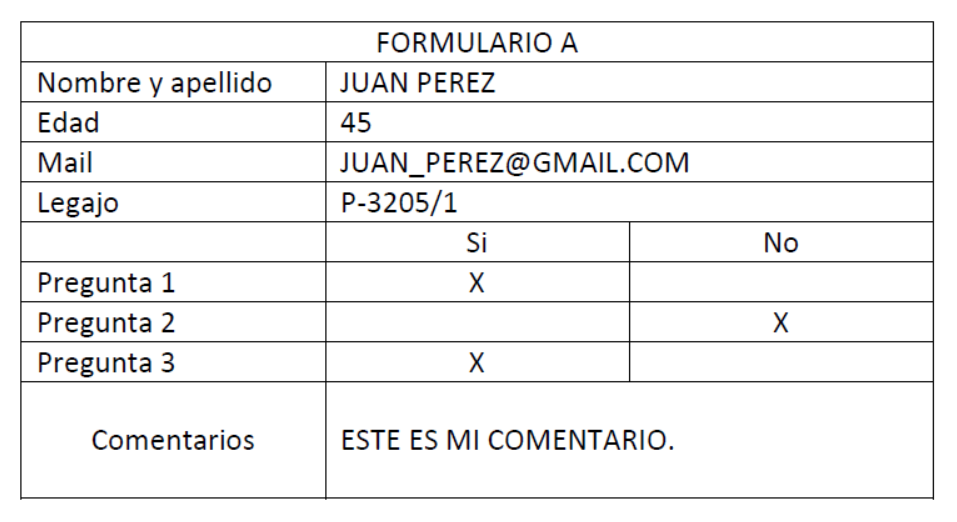
#> input picture ProcesamientoDeImagenesFacultad/TP/formulario_01.png, 957 x 522 px, given in place of ., which was not available
$ python ej2.py .   (older library calls are emulated)
#> lines starting #> are read from the running program, lines starting #| are printed output that depends on the picture; after the words box and inside, x2 and y2 are one past the last pixel; in counts of white or black regions, pixels touching at a corner belong together; pictures that were not available may be replaced by others from this repository, and a replacement may not be noted
import cv2
import numpy as np
from math import dist
from argparse import ArgumentParser
from os.path import basename

# import matplotlib.pyplot as plt

parser = ArgumentParser()
parser.add_argument("Imgs", nargs="+", help="Path de las imágenes")

args = parser.parse_args()


def procesar_formulario(path):
#> called with path = '.'
    img = cv2.imread(path, cv2.IMREAD_GRAYSCALE)
#> img: shape (522, 957); min 0, max 255, mean 241.2

    if img is None:
        return None

    UMBRAL = 118
    MAX_COLS = 400
    MAX_ROWS = 800

    img_binaria = img < UMBRAL
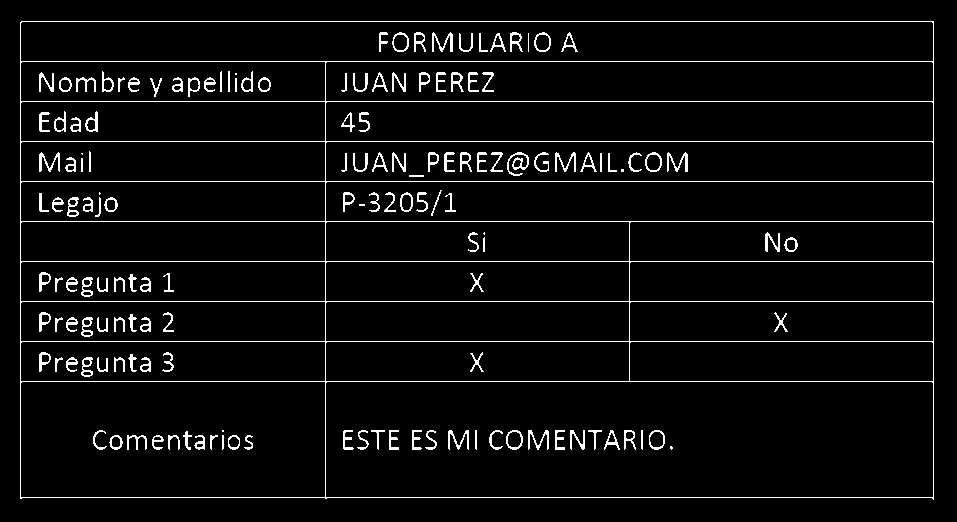
#> img_binaria: shape (522, 957) bool; 4.7% white in thin lines or dots, all inside (x1, y1, x2, y2) = (20, 21, 934, 500)

    cols = np.sum(img_binaria, 0)
#> cols = 957 values, max 479 at index 933, min 0 at index 0, mean 24.69
    rows = np.sum(img_binaria, 1)
#> rows = 522 values, max 914 at index 61, min 0 at index 0, mean 45.27

    cols_idx = np.argwhere(cols > MAX_COLS)
#> cols_idx = [20, 325, 933]
    rows_idx = np.argwhere(rows > MAX_ROWS)
#> rows_idx = [21, 61, 101, 141, 181, 221, 261, 301, 341, 381, 497]

    _, c2, c3 = cols_idx[:, 0]
#> c2 = 325; c3 = 933
    _, r2, r3, r4, r5, r6, r7, r8, r9, r10, r11 = rows_idx[:, 0]
#> r2 = 61; r3 = 101; r4 = 141; r5 = 181; r6 = 221; r7 = 261; r8 = 301; r9 = 341; r10 = 381; r11 = 497

    coordenadas = {
        "nombre": (r2, r3),
        "edad": (r3, r4),
        "mail": (r4, r5),
        "legajo": (r5, r6),
        "pregunta1": (r7, r8),
        "pregunta2": (r8, r9),
        "pregunta3": (r9, r10),
        "comentarios": (r10, r11),
    }
#> coordenadas = {'nombre': (61, 101), 'edad': (101, 141), 'mail': (141, 181), 'legajo': (181, 221), 'pregunta1': (261, 301), 'pregunta2': (301, 341), 'pregunta3': (341, 381), 'comentarios': (381, 497)}

    img_dict = dict()

    for key, (start_row, end_row) in coordenadas.items():
        img_dict[key] = [img_binaria[start_row + 2 : end_row - 2, c2 + 2 : c3 - 2], 0]
#> this loop made 8 passes
#> after the loop, img_dict = 8 items

    return img_dict


def contar_espacios(stats):
    stats_sort = stats[stats[:, 0].argsort()][1:, :]

    espacios = 0
    DISTANCIA_MAX = 9

    for i in range(len(stats_sort) - 1):
        primer_punto = (stats_sort[i][0] + stats_sort[i][2], 0)
        segundo_punto = (stats_sort[i + 1][0], 0)

        if dist(primer_punto, segundo_punto) >= DISTANCIA_MAX:
            espacios += 1

    return espacios


def connected_components(img):
    return cv2.connectedComponentsWithStats(img[0].astype(np.uint8), 8, cv2.CV_32S)


def validar_nombre(img_dict):
    num_labels, _, stats, _ = connected_components(img_dict["nombre"])
    espacios = contar_espacios(stats)

    if espacios > 0 and (num_labels + espacios - 1) <= 25:
        img_dict["nombre"][1] = 1


def validar_edad(img_dict):
    num_labels, _, stats, _ = connected_components(img_dict["edad"])
    espacios = contar_espacios(stats)

    if (num_labels - 1 + espacios) in [2, 3]:
        img_dict["edad"][1] = 1


def validar_mail(img_dict):
    num_labels, _, stats, _ = connected_components(img_dict["mail"])
    espacios = contar_espacios(stats)

    if num_labels - 1 and espacios == 0 and num_labels - 1 <= 25:
        img_dict["mail"][1] = 1


def validar_legajo(img_dict):
    num_labels, _, stats, _ = connected_components(img_dict["legajo"])
    espacios = contar_espacios(stats)

    if espacios == 0 and num_labels - 1 == 8:
        img_dict["legajo"][1] = 1


def validar_preguntas(img_dict):
    keys = [f"pregunta{i}" for i in range(1, 4)]

    for key in keys:
        num_l, *_ = connected_components(img_dict[key])

        if num_l == 3:
            img_dict[key][1] = 1


def validar_comentarios(img_dict):
    num_labels, _, stats, _ = connected_components(img_dict["comentarios"])
    espacios = contar_espacios(stats)

    if num_labels - 1 and (num_labels - 1 + espacios) <= 25:
        img_dict["comentarios"][1] = 1


def validar_imagen(img_dict):
    funciones = [
        validar_nombre,
        validar_edad,
        validar_mail,
        validar_legajo,
        validar_preguntas,
        validar_comentarios,
    ]

    for funcion in funciones:
        funcion(img_dict)

    for key, (_, val2) in img_dict.items():
        print(f'{key.capitalize() + ":":<20} {"OK" if val2 else "MAL"}')


for path in args.Imgs:
    img = procesar_formulario(path)
#> img = 8 items

    if img:
        print(basename(path))
        print("=" * 24)
        validar_imagen(img)
#> the loop in validar_imagen, `for funcion in funciones:` made 6 passes
#> the loop in validar_imagen, `for key, (_, val2) in img_dict.items():` made 8 passes
#> key on passes 1 to 8: 'nombre', 'edad', 'mail', 'legajo', 'pregunta1', 'pregunta2', 'pregunta3', 'comentarios'
#| Nombre:              OK
#| Edad:                OK
#| Mail:                OK
#| Legajo:              OK
#| Pregunta1:           OK
#| Pregunta2:           OK
#| Pregunta3:           OK
#| Comentarios:         OK

    print()


# El programa utiliza las bibliotecas cv2 (OpenCV), numpy y argparse para procesar imágenes y manejar argumentos de línea de comandos.
# El propósito principal del código es procesar una o más imágenes de formularios escaneados,identificar campos específicos en los formularios
# y verificar si estos campos cumplen ciertos criterios de validez.

# El programa comienza definiendo un objeto ArgumentParser para manejar argumentos de línea de comandos. Toma una lista de rutas de
# imágenes como entrada utilizando el argumento "Imgs". El usuario proporciona estas rutas al ejecutar el programa.
# El código define una función llamada procesar_formulario(path) que toma la ruta de una imagen como entrada y procesa el formulario en esa imagen.
# Primero, carga la imagen en escala de grises utilizando cv2.imread.
# Luego, se aplica un umbral (UMBRAL) para convertir la imagen en binaria, donde los píxeles oscuros representan el contenido del formulario.
#
# El programa realiza recuentos de píxeles en las columnas y filas de la imagen binaria para identificar áreas significativas.
# Luego, determina las coordenadas de regiones específicas en el formulario, como el nombre, la edad, el correo electrónico, el legajo, las respuestas a preguntas y los comentarios.
# Estas coordenadas se almacenan en un diccionario llamado coordenadas.
#
# El programa crea un diccionario img_dict para almacenar las regiones del formulario y un valor asociado que indica si cada región cumple con ciertos criterios de validez.
# Luego, se invoca una serie de funciones de validación para cada región del formulario, como el nombre, la edad, el correo electrónico, el legajo, las preguntas y los comentarios.
# Si una región cumple con los criterios de validez, se establece el valor asociado en 1; de lo contrario, se mantiene en 0.
#
# El código principal del programa procesa cada imagen proporcionada por el usuario.
# Primero, llama a la función procesar_formulario para obtener el diccionario img_dict con las regiones y sus estados de validez.
# Luego, imprime el nombre de la imagen y muestra el resultado de la validación para cada región del formulario, indicando si cada región es "OK"
# (cumple con los criterios de validez) o "MAL" (no cumple con los criterios de validez).
#
# El programa se diseñó para procesar formularios específicos, donde se espera que las regiones del formulario tengan un diseño y una estructura predefinidos.
# Los criterios de validez se basan en la estructura esperada de los formularios, como el número de componentes conectados en ciertas regiones y la distancia entre ellos.
#
# En resumen, el código es un programa de procesamiento de imágenes que valida formularios escaneados.
# Utiliza técnicas de procesamiento de imágenes para identificar y evaluar regiones específicas en los formularios y determina si cumplen con los criterios de validez predefinidos.
# Esto se logra utilizando las bibliotecas OpenCV y numpy para el procesamiento de imágenes y argparse para manejar argumentos de línea de comandos.
# El programa es específico para un tipo particular de formulario y proporciona resultados de validación para cada región del formulario en función de los criterios establecidos.

$ run again, on ProcesamientoDeImagenesFacultad/TP/formulario_02.png
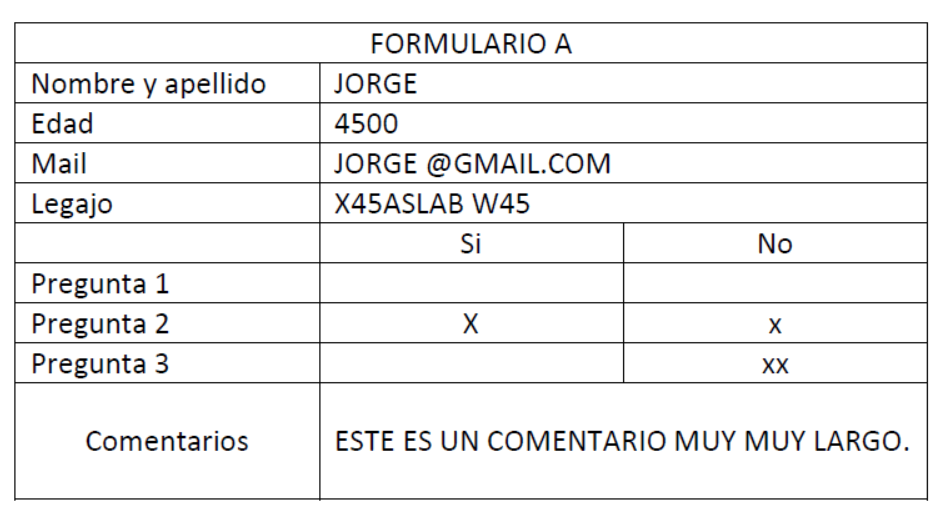
#> input picture ProcesamientoDeImagenesFacultad/TP/formulario_02.png, 942 x 520 px, given in place of ., which was not available
#> in procesar_formulario, `img = cv2.imread(path, cv2.IMREAD_GRAYSCALE)`:
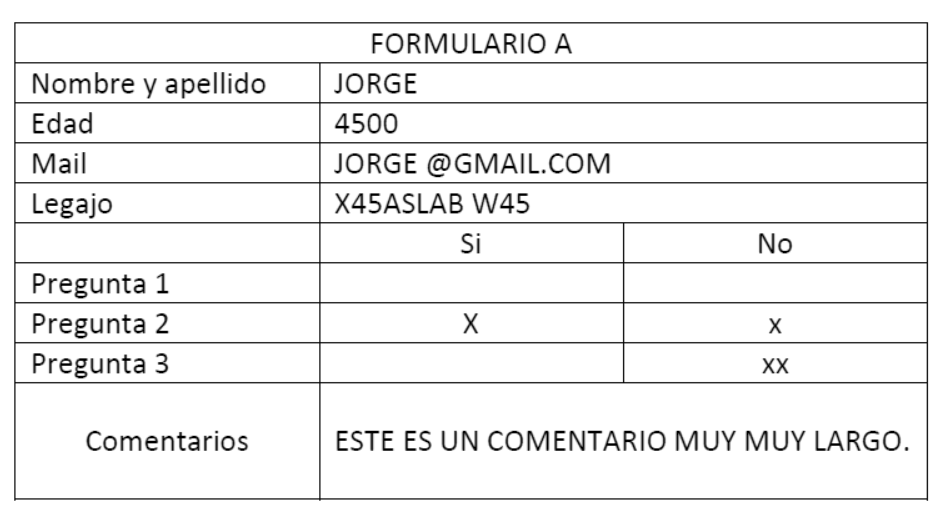
#> img: shape (520, 942); min 0, max 255, mean 240.4
#> in procesar_formulario, `img_binaria = img < UMBRAL`:
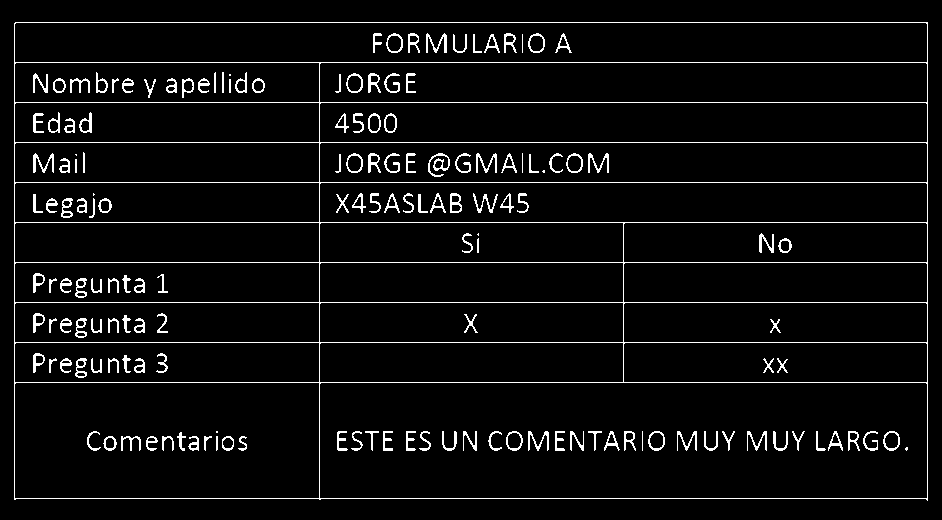
#> img_binaria: shape (520, 942) bool; 5% white in thin lines or dots, all inside (x1, y1, x2, y2) = (14, 22, 928, 501)
#> cols = 942 values, max 479 at index 927, min 0 at index 0, mean 26.07
#> rows = 520 values, max 914 at index 62, min 0 at index 0, mean 47.23
#> cols_idx = [14, 319, 927]
#> rows_idx = [22, 62, 102, 142, 182, 222, 262, 302, 342, 382, 498]
#> c2 = 319; c3 = 927
#> r2 = 62; r3 = 102; r4 = 142; r5 = 182; r6 = 222; r7 = 262; r8 = 302; r9 = 342; r10 = 382; r11 = 498
#> coordenadas = {'nombre': (62, 102), 'edad': (102, 142), 'mail': (142, 182), 'legajo': (182, 222), 'pregunta1': (262, 302), 'pregunta2': (302, 342), 'pregunta3': (342, 382), 'comentarios': (382, 498)}
#> the loop in procesar_formulario, `for key, (start_row, end_row) in coordenadas.items():` made 8 passes
#> after the loop in procesar_formulario, `for key, (start_row, end_row) in coordenadas.items():`: img_dict = 8 items
#> the loop in validar_imagen, `for funcion in funciones:` made 6 passes
#> the loop in validar_imagen, `for key, (_, val2) in img_dict.items():` made 8 passes
#> key on passes 1 to 8: 'nombre', 'edad', 'mail', 'legajo', 'pregunta1', 'pregunta2', 'pregunta3', 'comentarios'
#> (printed output is left out)
